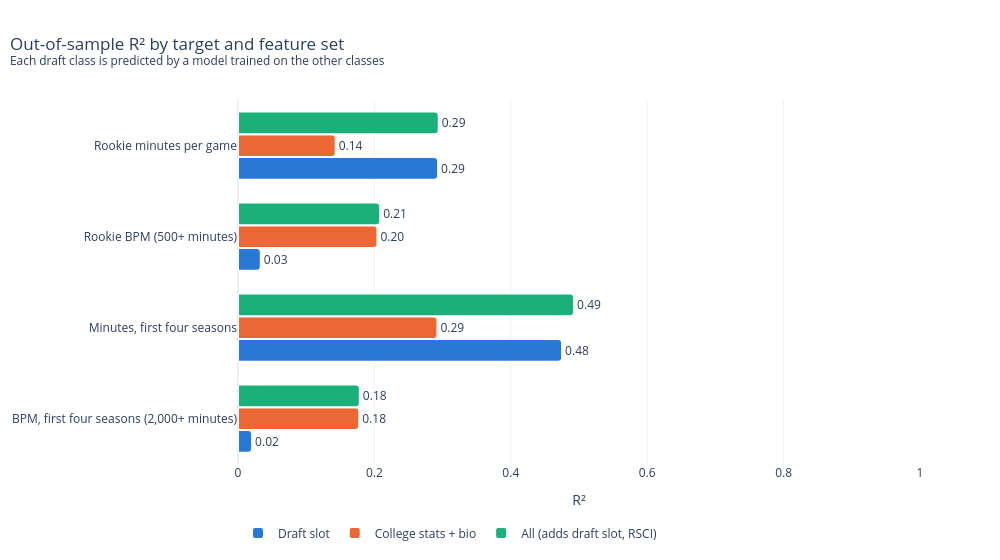

The notebook cell saved with this chart:
### Markdown cell above
## Model accuracy

### Code cell
scores = evaluate(df)
plot_cv_scores(scores).show()

### Figure 1 — Plotly figure (JSON) as saved in the notebook; plotly's stock layout.template omitted (floating-point values rounded to 4 significant figures)
{"data": [{"customdata": [[1.442, 441.0], [1607.0, 915.0], [1.604, 450.0], [5.668, 1152.0]], "hovertemplate": "<b>Draft slot</b><br>%{y}<br>R² %{x:.3f} · MAE %{customdata[0]:.2f} · n=%{customdata[1]}<extra></extra>", "marker": {"color": "#2a78d6", "cornerradius": 4, "line": {"color": "white", "width": 2}}, "name": "Draft slot", "orientation": "h", "text": ["0.02", "0.48", "0.03", "0.29"], "textposition": "outside", "type": "bar", "x": [0.02067, 0.4752, 0.03341, 0.2934], "y": ["BPM, first four seasons (2,000+ minutes)", "Minutes, first four seasons", "Rookie BPM (500+ minutes)", "Rookie minutes per game"]}, {"customdata": [[1.311, 441.0], [1900.0, 915.0], [1.429, 450.0], [6.401, 1152.0]], "hovertemplate": "<b>College stats + bio</b><br>%{y}<br>R² %{x:.3f} · MAE %{customdata[0]:.2f} · n=%{customdata[1]}<extra></extra>", "marker": {"color": "#eb6834", "cornerradius": 4, "line": {"color": "white", "width": 2}}, "name": "College stats + bio", "orientation": "h", "text": ["0.18", "0.29", "0.20", "0.14"], "textposition": "outside", "type": "bar", "x": [0.1778, 0.2924, 0.2044, 0.1433], "y": ["BPM, first four seasons (2,000+ minutes)", "Minutes, first four seasons", "Rookie BPM (500+ minutes)", "Rookie minutes per game"]}, {"customdata": [[1.307, 441.0], [1588.0, 915.0], [1.422, 450.0], [5.723, 1152.0]], "hovertemplate": "<b>All (adds draft slot, RSCI)</b><br>%{y}<br>R² %{x:.3f} · MAE %{customdata[0]:.2f} · n=%{customdata[1]}<extra></extra>", "marker": {"color": "#1baf7a", "cornerradius": 4, "line": {"color": "white", "width": 2}}, "name": "All (adds draft slot, RSCI)", "orientation": "h", "text": ["0.18", "0.49", "0.21", "0.29"], "textposition": "outside", "type": "bar", "x": [0.1786, 0.4928, 0.2085, 0.2944], "y": ["BPM, first four seasons (2,000+ minutes)", "Minutes, first four seasons", "Rookie BPM (500+ minutes)", "Rookie minutes per game"]}], "layout": {"bargap": 0.25, "barmode": "group", "height": 560, "hoverlabel": {"bgcolor": "white"}, "legend": {"orientation": "h", "traceorder": "normal", "x": 0, "y": -0.15}, "title": {"text": "Out-of-sample R² by target and feature set<br><sup>Each draft class is predicted by a model trained on the other classes</sup>", "x": 0.01}, "width": 1000, "xaxis": {"range": [0, 1], "title": {"text": "R²"}}}}
